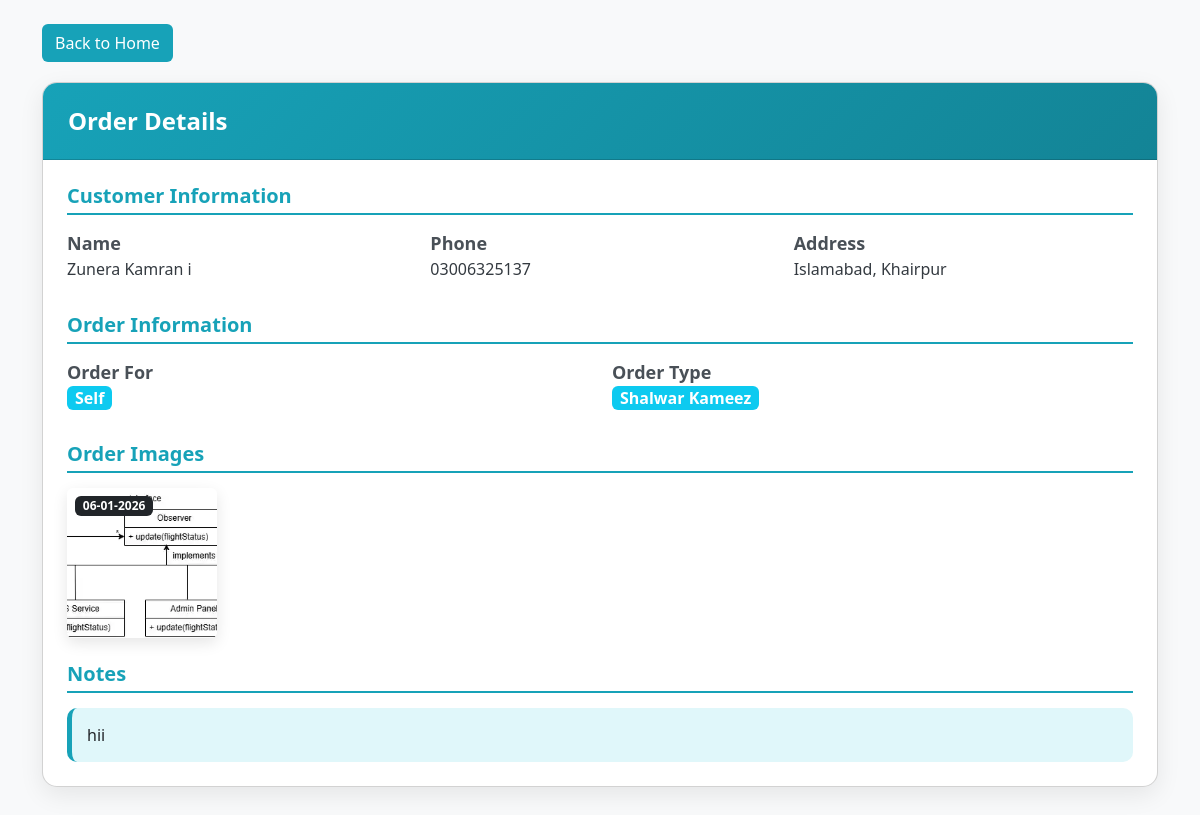
/view_order/42, run on the app's committed database.
### app.py (models this page shows, shortened)
class Order(db.Model):
    id = db.Column(db.Integer, primary_key=True)
    date = db.Column(db.DateTime, default=datetime.utcnow)
    name = db.Column(db.String(50), nullable=False)
    phone = db.Column(db.String(20), nullable=False)
    address = db.Column(db.String(100), nullable=False)
    order_for = db.Column(db.String(50), nullable=False)
    order_type = db.Column(db.String(50), nullable=False)
    details = db.Column(db.Text)
    notes = db.Column(db.String(200))

### app.py (the view)
@app.route('/view_order/<int:order_id>')
def view_order(order_id):
    order = Order.query.get_or_404(order_id)
    images = json.loads(order.details) if order.details else []
    images_sorted = sorted(
        images,
        key=lambda x: datetime.fromisoformat(x['uploaded_at']),
        reverse=True
    )
    for img in images_sorted:
        dt = datetime.fromisoformat(img['uploaded_at'])
        img['uploaded_at_formatted'] = dt.strftime('%d-%m-%Y')
    return render_template('view_order.html', order=order, images=images_sorted)

### templates/view_order.html (shortened to what this page needs)
<!DOCTYPE html>
<html lang="en">
    <head>
        <link href="https://cdn.jsdelivr.net/npm/bootstrap@5.3.8/dist/css/bootstrap.min.css"
              rel="stylesheet">
        <link rel="stylesheet"
              href="{{ url_for('static', filename='css/style.css') }}">
    </head>
    <body>
        <div class="container mt-4 mb-5">
            <div class="d-flex justify-content-between align-items-center home-top-bar">
                <a href="{{ url_for('home') }}" class="btn add-order-btn" id="back-home-btn">Back to Home</a>
            </div>
            <div class="card view-order-card">
                <div class="card-header view-order-card-header">Order Details</div>
                <div class="card-body p-4">
                    <h5 class="view-order-section-title">Customer Information</h5>
                    <div class="row mb-4">
                        <div class="col-md-4 mb-2">
                            <div class="view-order-info-label">
                                 Name
                            </div>
                            <div class="view-order-info-value">{{ order.name }}</div>
                        </div>
                        <div class="col-md-4 mb-2">
                            <div class="view-order-info-label">
                                 Phone
                            </div>
                            <div class="view-order-info-value">{{ order.phone }}</div>
                        </div>
                        <div class="col-md-4 mb-2">
                            <div class="view-order-info-label">
                                 Address
                            </div>
                            <div class="view-order-info-value">{{ order.address }}</div>
                        </div>
                    </div>
                    <h5 class="view-order-section-title">Order Information</h5>
                    <div class="row mb-4">
                        <div class="col-md-6 mb-2">
                            <div class="view-order-info-label">
                                 Order For
                            </div>
                            <div class="view-order-info-value">
                                <span class="badge bg-info text-white py-1 px-2 fs-6">{{ order.order_for }}</span>
                            </div>
                        </div>
                        <div class="col-md-6 mb-2">
                            <div class="view-order-info-label">
                                 Order Type
                            </div>
                            <div class="view-order-info-value">
                                <span class="badge bg-info text-white py-1 px-2 fs-6">{{ order.order_type }}</span>
                            </div>
                        </div>
                    </div>
                    <h5 class="view-order-section-title">Order Images</h5>
                    {% if images and images|length > 0 %}
                        <div class="mb-4 d-flex flex-wrap gap-3">
                            {% for img in images %}
                                <div class="position-relative text-center">
                                    <a href="{{ url_for('static', filename='uploads/' ~ img.path) }}"
                                       target="_blank">
                                        <img src="{{ url_for('static', filename='uploads/' ~ img.path) }}"
                                             class="view-order-image img-fluid rounded"
                                             alt="Order Image">
                                        <span class="position-absolute top-0 start-0 m-2 badge bg-dark text-white">{{ img.uploaded_at_formatted }}</span>
                                    </a>
                                </div>
                            {% endfor %}
                        </div>
                    {% else %}
                        <p>No images available.</p>
                    {% endif %}
                    <h5 class="view-order-section-title">Notes</h5>
                    <div class="view-order-notes-box">{{ order.notes or 'No notes provided.' }}</div>
                </div>
            </div>
        </div>
    </body>
</html>

### static/css/style.css (style rules this page uses)
:root { --theme-color: #17a2b8; --theme-gradient: linear-gradient(135deg, #17a2b8, #138496); }
body { background-color: #f8f9fa; }
.home-top-bar { margin-bottom: 20px; }
.add-order-btn { background-color: var(--theme-color) !important; color: white; }
.view-order-card { border-radius: 15px; box-shadow: 0 8px 25px rgba(0, 0, 0, 0.08); overflow: hidden; }
.view-order-card-header { background: var(--theme-gradient); color: #fff; padding: 20px 25px; font-size: 1.5rem; font-weight: 600; }
.view-order-section-title { color: var(--theme-color); font-weight: 600; margin-bottom: 15px; border-bottom: 2px solid var(--theme-color); padding-bottom: 5px; }
.view-order-info-label { font-size: 18px; font-weight: 600; color: #495057; }
.view-order-info-value { color: #343a40; }
.view-order-image { width: 150px; height: 150px; object-fit: cover; border-radius: 12px; transition: transform 0.2s; box-shadow: 0 5px 15px rgba(0, 0, 0, 0.1); }
.view-order-notes-box { background-color: #e0f7fa; border-left: 5px solid var(--theme-color); padding: 15px; border-radius: 10px; }

### data on the page
Order: name "Zunera Kamran i", phone "03006325137", address "Islamabad, Khairpur", order_for "Self", order_type "Shalwar Kameez", notes "hii"

### other printed values
{{ img.uploaded_at_formatted }} "06-01-2026"
